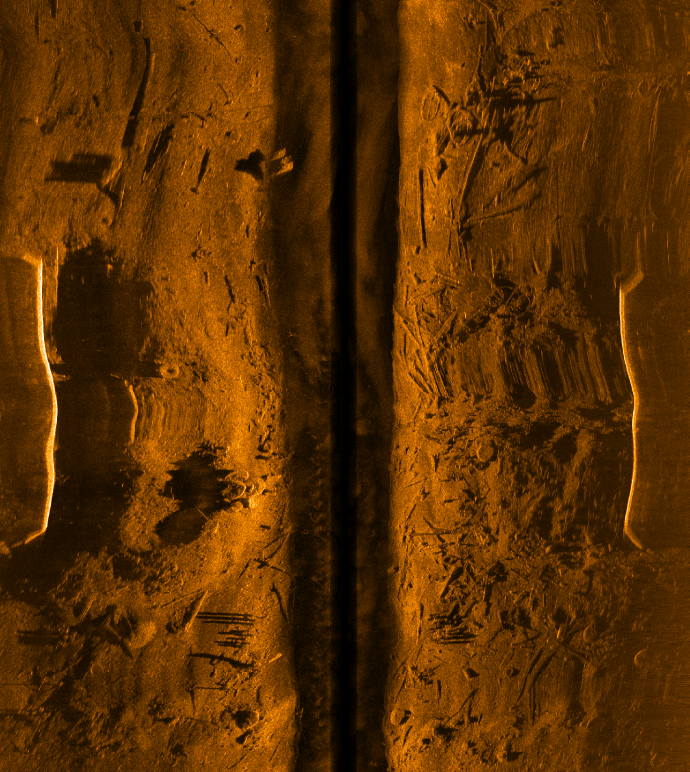
#> input picture test_data/T00001_00001_1_2height_cubic.png, 1380 x 1544 px (shown at 1/2 size)
$ python data_augmentation.py --images test_data
#> lines starting #> are read from the running program, lines starting #| are printed output that depends on the picture
"""
Data augmentation by mirroring.
"""
# Import the necessary packages
import numpy as np
import argparse
import cv2
import sys
import matplotlib.pyplot as plt
import glob

from common import SVM, get_hog
sys.path.insert(0, './pyimagesearch')
from pyimagesearch.helpers import pyramid
from pyimagesearch.helpers import sliding_window

# Construct the argument parser and parse the arguments
ap = argparse.ArgumentParser()
ap.add_argument("-i", "--images", required=True, help="Path to the images to augment.")
ap.add_argument("-m", "--mirror", required=False, default='hv',
                help="Direction of mirroring: 'v' - vertical, 'h' - horizontal, 'hv' or 'vh' - both.")
args = vars(ap.parse_args())


def read_all_images(dirname):
    """
    Read images and create map {filename, image}.
    :param dirname: directory storing images;
    :return: dictionary {filename, image}.
    """
#> called with dirname = 'test_data/*.png'
    files = glob.glob(dirname)
    vec_of_images = []
    vec_of_filenames = []
    for file in files:
        if file.find("flip") != -1:
            continue
        img = cv2.imread(file)
#> img is the input picture: shape (1544, 1380, 3); mean B, G, R 0.3, 47.9, 91
        vec_of_images.append(img)
        vec_of_filenames.append(file)
    return zip(vec_of_filenames, vec_of_images)


# Read all images
images_dict = read_all_images(args['images'] + '/*.png')

# Default - 'hv'
flip = -1
if args['mirror'] == 'v':
    flip = 1
elif args['mirror'] == 'h':
    flip = 0

for (key, value) in images_dict:
    # Flip image.
    mir_img = cv2.flip(value, flip)
    # Change file name.
    fname = key.partition('.')[0] + '_flip.' + key.partition('.')[2]
    # Save mirrored image.
    cv2.imwrite(fname, mir_img)
#> this loop made 2 passes
#> key on pass 2: 'test_data/T00001_00005_2height_cubic.png'
#> pass 1, `mir_img = cv2.flip(value, flip)`:
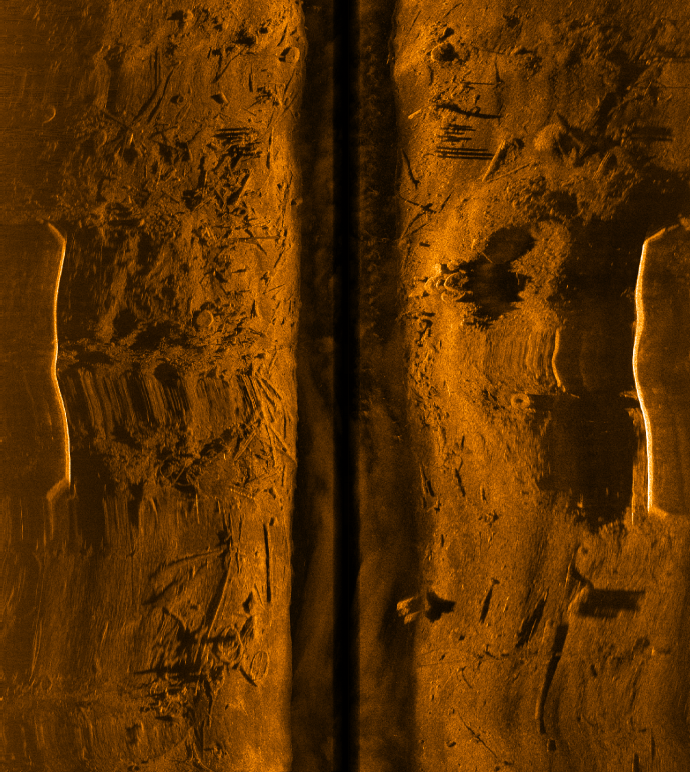
#> mir_img: shape (1544, 1380, 3) (shown at 1/2 size); mean B, G, R 0.3, 47.9, 91
#> pass 2, `mir_img = cv2.flip(value, flip)`:
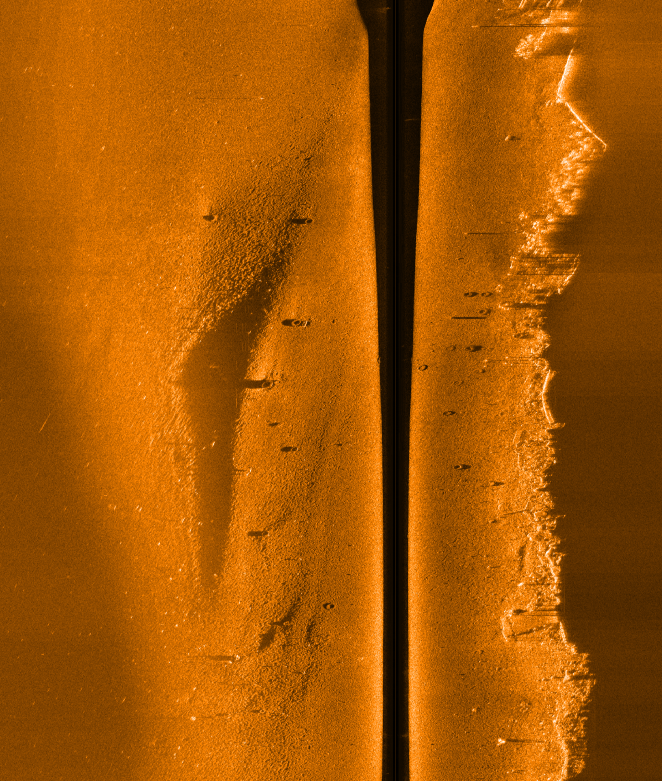
#> mir_img: shape (1562, 1324, 3) (shown at 1/2 size); mean B, G, R 2.5, 87.2, 165
